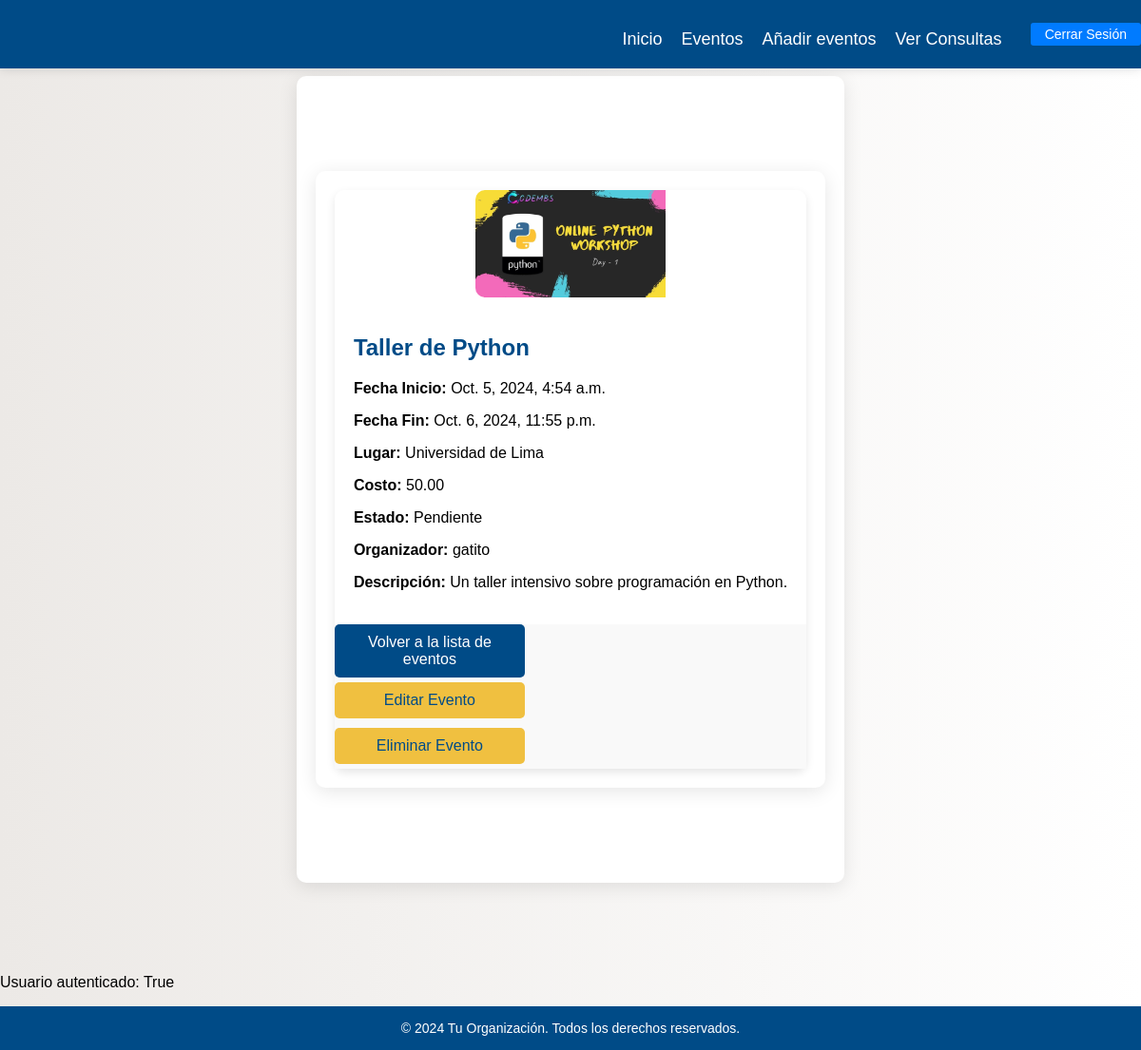
The app's page /eventos/detalle/1/ (signed in) with its own data.
### eventosya/models.py (models this page shows, shortened)
class Evento(models.Model):
    nombrEvento = models.CharField(max_length=100)
    descripcion = models.TextField()
    fechaInicio = models.DateTimeField()
    fechaFin = models.DateTimeField()
    lugar = models.CharField(max_length=100)
    categoria = models.ForeignKey(Categoria, on_delete=models.SET_NULL, null=True, blank=True)
    organizador = models.ForeignKey(User, on_delete=models.SET_NULL, null=True)
    costo = models.DecimalField(max_digits=8, decimal_places=2, default=0.0)  # Ej: Precio en USD
    estadoEvento = models.CharField(max_length=20, default='Pendiente')  # Pendiente, En Curso, Finalizado, Cancelado
    imagen = models.ImageField(upload_to='eventos/', null=True, blank=True)  # Campo para la imagen del evento

### eventosya/views.py (the view)
# urls.py: path('eventos/detalle/<int:evento_id>/', detalle_evento, name='detalle_evento'),
def detalle_evento(request, evento_id):
    evento = get_object_or_404(Evento, id=evento_id)
    return render(request, 'eventos/detalleEvento.html', {'evento': evento})

### eventosya/templates/eventos/detalleEvento.html (shortened to what this page needs)
{% extends 'base.html' %}
{% block content %}
<div class="container mt-5">
    {% if evento %}
        <div class="card mb-3">
            <div class="row g-0">
                <div class="col-md-4 d-flex align-items-center justify-content-center">
                    {% if evento.imagen %}
                    <img src="{{ evento.imagen.url }}" alt="{{ evento.nombrEvento }}" class="img-fluid rounded" style="max-width: 200px; max-height: 100%; object-fit: cover;">
                    {% endif %}
                </div>
                <div class="col-md-8">
                    <div class="card-body">
                        <h2 class="card-title text-center">{{ evento.nombrEvento }}</h2>
                        <p class="card-text"><strong>Fecha Inicio:</strong> {{ evento.fechaInicio }}</p>
                        <p class="card-text"><strong>Fecha Fin:</strong> {{ evento.fechaFin }}</p>
                        <p class="card-text"><strong>Lugar:</strong> {{ evento.lugar }}</p>
                        <p class="card-text"><strong>Costo:</strong> {{ evento.costo }}</p>
                        <p class="card-text"><strong>Estado:</strong> {{ evento.estadoEvento }}</p>
                        <p class="card-text"><strong>Organizador:</strong> {{ evento.organizador }}</p>
                        <p class="card-text"><strong>Descripción:</strong> {{ evento.descripcion }}</p>
                    </div>
                </div>
            </div>
            <div class="card-footer text-center">
                <a href="{% url 'listarEventos' %}" class="btn btn-secondary">Volver a la lista de eventos</a>
                <a href="{% url 'editar_evento' evento.id %}" class="btn btn-primary">Editar Evento</a>
                <form action="{% url 'eliminar_evento' evento.id %}" method="POST" class="d-inline">
                    <button type="submit" class="btn btn-danger" onclick="return confirm('¿Estás seguro de que deseas eliminar este evento?');">
                        Eliminar Evento
                    </button>
                </form>
            </div>
        </div>
    {% else %}
        <div class="alert alert-warning text-center">
            No se encontró el evento solicitado.
        </div>
    {% endif %}
</div>
{% endblock %}

### eventosya/templates/base.html (shortened to what this page needs)
<!DOCTYPE html>
<html lang="es">
<head>
    {% load static %}
    <link rel="stylesheet" href="{% static 'css/estilos.css' %}">
    <link rel="stylesheet" href="{% static 'css/form_styles.css' %}">
    <link rel="stylesheet" href="{% static 'css/eventos.css' %}">
    <link rel="stylesheet" href="{% static 'css/detalleEventos.css' %}">
    <link rel="stylesheet" href="{% static 'css/event_form.css' %}">
</head>
<body>
    <nav>
        <ul>
            <li><a href="{% url 'inicio' %}">Inicio</a></li>
            <li><a href="{% url 'listarEventos' %}">Eventos</a></li>
            {% if user.is_authenticated %}
            <li><a href="{% url 'crear_evento' %}">Añadir eventos</a></li>
            <li><a href="{% url 'panel_vistas' %}">Ver Consultas</a></li>
            <li>
                <form method="POST" action="{% url 'logout' %}">
                    <button type="submit" class="btn cerrar-sesion">Cerrar Sesión</button>
                </form>
            </li>
            {% else %}
            <li><a href="{% url 'login' %}">Iniciar Sesión</a></li>
            <li><a href="{% url 'registro' %}">Registrarse</a></li>
            {% endif %}
        </ul>
    </nav>
    <div class="container mt-4">
        {% block content %}{% endblock %}
    </div>
    <p>Usuario autenticado: {{ user.is_authenticated }}</p>
    <footer>
        <p>&copy; 2024 Tu Organización. Todos los derechos reservados.</p>
    </footer>
</body>
</html>

### eventosya/static/css/estilos.css (style rules this page uses)
* { box-sizing: border-box; }
body { font-family: 'Arial', sans-serif; background: linear-gradient(to right, #ece9e6, #ffffff); margin: 0; padding: 0; height: 100vh; display: flex; flex-direction: column; }
nav { width: 100%; background-color: #004b87; padding: 3px 0; box-shadow: 0 2px 10px rgba(0, 0, 0, 0.1); position: fixed; top: 0; left: 0; z-index: 1000; display: flex; justify-content: flex-end; align-items: center; }
nav ul { list-style: none; padding: 0; display: flex; align-items: center; }
nav ul li { margin: 0 10px; }
nav ul li a { color: white; text-decoration: none; font-size: 18px; transition: color 0.3s; }
.btn.cerrar-sesion { background-color: #007bff; color: white; border: none; border-radius: 3px; padding: 4px 10px; font-size: 14px; cursor: pointer; transition: background-color 0.3s; margin-left: 10px; white-space: nowrap; }
.container { display: flex; justify-content: center; align-items: flex-start; max-width: 1200px; margin: 80px auto 20px; padding: 20px; flex-wrap: wrap; }
.btn { background-color: #004b87; color: white; border: none; border-radius: 5px; padding: 10px 20px; font-size: 16px; cursor: pointer; transition: background-color 0.3s, transform 0.2s; margin: 10px; width: calc(50% - 20px); }
footer { background-color: #004b87; color: rgb(255, 255, 255); text-align: center; padding: 15px 0; margin-top: auto; }
footer p { margin: 0; font-size: 14px; }

### eventosya/static/css/form_styles.css (style rules this page uses)
.container { max-width: 800px; margin: auto; padding: 20px; background-color: #ffffff; border-radius: 8px; box-shadow: 0 2px 10px rgba(0, 0, 0, 0.1); display: flex; flex-direction: row; justify-content: space-between; }
form { display: flex; flex-direction: column; }
button { padding: 10px; background-color: #073465; color: white; border: none; border-radius: 4px; cursor: pointer; font-size: 16px; transition: background-color 0.3s ease; }
a { text-align: center; color: #07315d; text-decoration: none; display: block; margin-top: 10px; }

### eventosya/static/css/eventos.css (style rules this page uses)
body { margin: 0; padding: 0; font-family: 'Arial', sans-serif; background-color: #f4f4f4; }
.container { max-width: 1200px; margin: 40px auto; padding: 20px; background: #ffffff; border-radius: 10px; box-shadow: 0 4px 20px rgba(0, 0, 0, 0.1); }
.btn { width: 100%; max-width: 200px; margin: 5px 0; background-color: #f0c040; color: #004b87; padding: 10px 15px; border: none; border-radius: 5px; cursor: pointer; transition: background-color 0.3s, transform 0.3s; }

### eventosya/static/css/detalleEventos.css (style rules this page uses)
body { margin: 0; padding: 0; font-family: 'Arial', sans-serif; background-color: #f4f4f4; }
.container { max-width: 1200px; margin: 80px auto; padding: 20px; background: #ffffff; border-radius: 10px; box-shadow: 0 4px 20px rgba(0, 0, 0, 0.1); }
.card { border: none; border-radius: 10px; box-shadow: 0 4px 10px rgba(0, 0, 0, 0.1); }
.row.g-0 { margin: 0; }
.col-md-4 { display: flex; align-items: center; justify-content: center; }
.img-fluid { border-radius: 10px 0 0 10px; max-width: 80%; height: auto; }
.col-md-8 { padding: 20px; }
.card-title { font-size: 1.5em; color: #004b87; }
.card-text { margin-bottom: 10px; }
.card-footer { background-color: #f9f9f9; }
.btn-secondary { background-color: #004b87; color: #ffffff; padding: 10px 15px; border-radius: 5px; transition: background-color 0.3s; }

### records on screen
Evento: imagen (picture), nombrEvento "Taller de Python", fechaInicio "Oct. 5, 2024, 4:54 a.m.", fechaFin "Oct. 6, 2024, 11:55 p.m.", lugar "Universidad de Lima", costo "50.00", estadoEvento "Pendiente", organizador "gatito", descripcion "Un taller intensivo sobre programación en Python."

### other values on screen
{{ user.is_authenticated }} "True"
